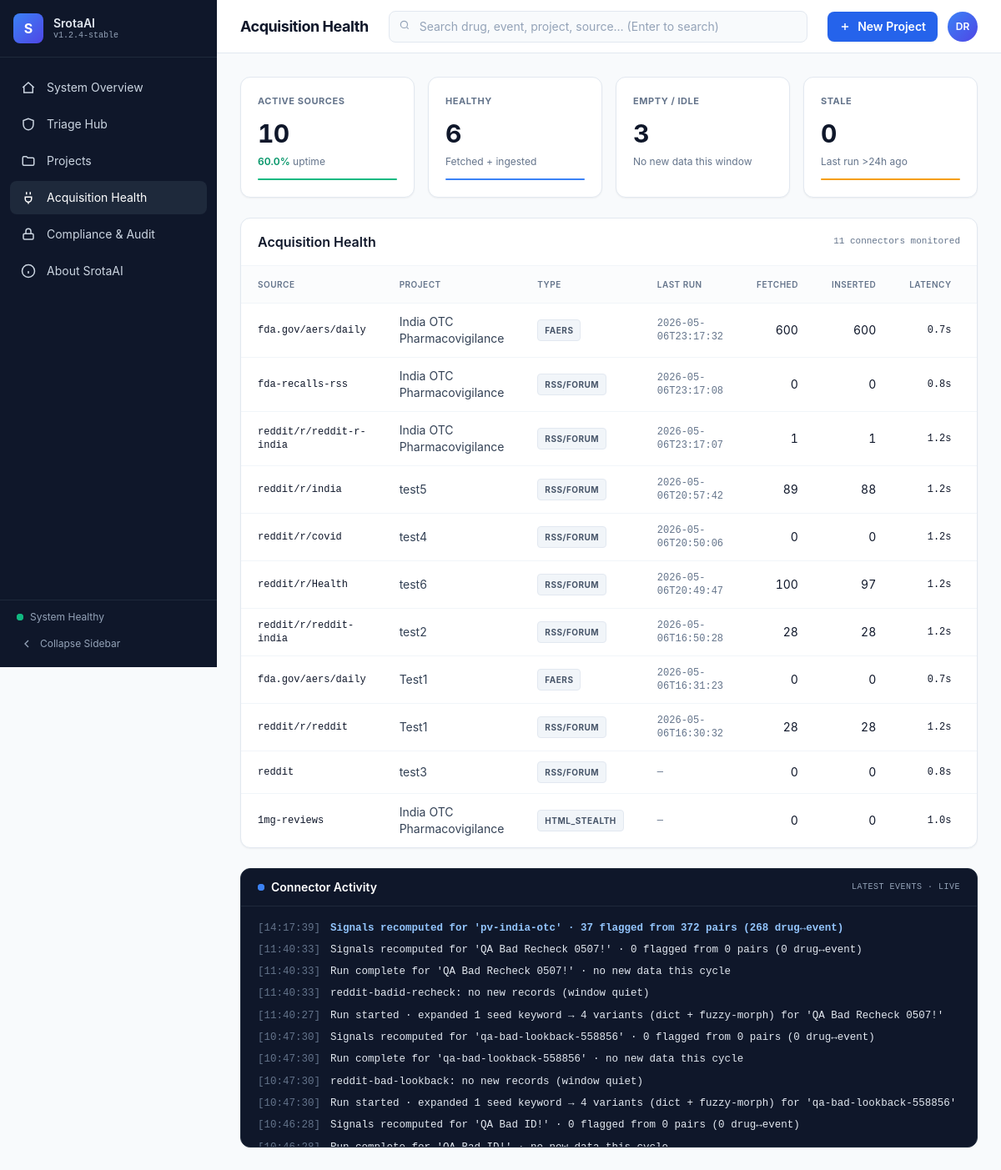
The app's page /sources with its own data.
### tables this page shows
CREATE TABLE watermarks (
    source_id       INTEGER PRIMARY KEY REFERENCES sources(id) ON DELETE CASCADE,
    last_seen_id    TEXT,
    last_seen_ts    TEXT,                 -- ISO-8601 UTC
    last_run_at     TEXT,
    last_fetched    INTEGER NOT NULL DEFAULT 0,
    last_inserted   INTEGER NOT NULL DEFAULT 0
);

CREATE TABLE projects (
    id              TEXT PRIMARY KEY,
    name            TEXT NOT NULL,
    description     TEXT,
    keywords_json   TEXT NOT NULL,        -- JSON list[str]
    time_window_json TEXT NOT NULL,       -- JSON TimeWindow.to_dict()
    config_json     TEXT NOT NULL,        -- full Project._serialisable() snapshot
    created_at      TEXT NOT NULL,
    updated_at      TEXT NOT NULL
, status TEXT NOT NULL DEFAULT 'running', cadence TEXT NOT NULL DEFAULT 'daily', last_started_at TEXT, last_completed_at TEXT);

CREATE TABLE sources (
    id              INTEGER PRIMARY KEY AUTOINCREMENT,
    project_id      TEXT NOT NULL REFERENCES projects(id) ON DELETE CASCADE,
    name            TEXT NOT NULL,
    connector       TEXT NOT NULL,
    params_json     TEXT NOT NULL,
    latency         TEXT NOT NULL,
    time_window_json TEXT,
    enabled         INTEGER NOT NULL DEFAULT 1,
    created_at      TEXT NOT NULL,
    updated_at      TEXT NOT NULL,
    UNIQUE(project_id, name)
);

### srotaai/web/app.py (the view)
@app.get("/sources")
def sources_page(request: Request):
    s = _store()
    try:
        ctx = _common("sources", s)
        ctx.update(
            page_title="Acquisition Health",
            sources=M.source_health(s, limit=200),
            debug_log=M.debug_log(s, limit=14),
        )
        return templates.TemplateResponse(request, "sources.html", ctx)
    finally:
        s.close()

### srotaai/web/templates/sources.html (shortened to what this page needs)
{% extends "base.html" %}
{% import "_macros.html" as ui %}
{% block content %}
<div class="grid grid-cols-1 sm:grid-cols-4 gap-4 mb-6">
  {{ ui.kpi_card('Active Sources',    kpis.sources,    sub_html='<span class="font-semibold text-emerald-600">' ~ kpis.uptime_str ~ '</span> uptime', accent='emerald') }}
  {{ ui.kpi_card('Healthy',           kpis.healthy,    sub_html='Fetched + ingested', accent='blue') }}
  {{ ui.kpi_card('Empty / Idle',      (kpis.empty + kpis.idle),  sub_html='No new data this window', accent='gray') }}
  {{ ui.kpi_card('Stale',             kpis.stale,      sub_html='Last run >24h ago', accent='amber') }}
</div>
<section class="bg-white border border-slate-200 rounded-xl shadow-sm overflow-hidden">
  <header class="px-5 py-4 border-b border-slate-100 flex items-center justify-between">
    <h2 class="font-semibold text-slate-900">Acquisition Health</h2>
    <span class="text-[11px] text-slate-500 font-mono">{{ sources|length }} connectors monitored</span>
  </header>
  <div class="overflow-x-auto">
  <table class="w-full text-sm">
    <thead class="text-[10px] uppercase tracking-wider text-slate-500 bg-slate-50/60">
      <tr>
        <th class="px-5 py-3 text-left font-semibold">Source</th>
        <th class="px-5 py-3 text-left font-semibold">Project</th>
        <th class="px-5 py-3 text-left font-semibold">Type</th>
        <th class="px-5 py-3 text-left font-semibold">Last Run</th>
        <th class="px-5 py-3 text-right font-semibold">Fetched</th>
        <th class="px-5 py-3 text-right font-semibold">Inserted</th>
        <th class="px-5 py-3 text-right font-semibold">Latency</th>
        <th class="px-5 py-3 text-left font-semibold">Status</th>
      </tr>
    </thead>
    <tbody>
      {% for s in sources %}
      <tr class="border-t border-slate-100 hover:bg-slate-50/60">
        <td class="px-5 py-3 font-mono text-xs text-slate-900">{{ s.identifier }}</td>
        <td class="px-5 py-3 text-slate-700">{{ s.project_label }}</td>
        <td class="px-5 py-3">{{ ui.pill(s.type_label, 'gray') }}</td>
        <td class="px-5 py-3 text-xs font-mono text-slate-500">{{ s.last_run_at[:19] if s.last_run_at else '—' }}</td>
        <td class="px-5 py-3 text-right tabular-nums">{{ s.last_fetched or 0 }}</td>
        <td class="px-5 py-3 text-right tabular-nums">{{ s.last_inserted or 0 }}</td>
        <td class="px-5 py-3 text-right tabular-nums font-mono text-xs">{{ s.latency_ms }}</td>
        <td class="px-5 py-3">{{ ui.pill(s.status, s.status_color) }}</td>
      </tr>
      {% else %}
      <tr><td colspan="8" class="px-5 py-8 text-center text-slate-500">No sources configured.</td></tr>
      {% endfor %}
    </tbody>
  </table>
  </div>
</section>
<section class="mt-6 bg-ink text-slate-200 border border-slate-800 rounded-xl shadow-sm overflow-hidden">
  <header class="px-5 py-3 border-b border-slate-800 flex items-center justify-between">
    <div class="flex items-center gap-2">
      <span class="relative flex h-2 w-2">
        <span class="relative inline-flex rounded-full h-2 w-2 bg-blue-500"></span>
      </span>
      <h2 class="font-semibold text-white text-sm">Connector Activity</h2>
    </div>
    <span class="text-[10px] font-mono text-slate-400 uppercase tracking-wider">latest events · live</span>
  </header>
  <div class="px-5 py-4 font-mono text-[12.5px] leading-relaxed space-y-1.5 max-h-72 overflow-y-auto">
    {% for line in debug_log %}
      <div class="flex gap-3">
        <span class="text-slate-500 shrink-0">[{{ line.ts }}]</span>
        <span class="
          {% if line.level=='ready'   %}text-blue-300 font-semibold{% endif %}
          {% if line.level=='info'    %}text-slate-200{% endif %}
        ">{{ line.text }}</span>
      </div>
    {% else %}
      <div class="text-slate-500">No connector events yet — run a project.</div>
    {% endfor %}
  </div>
</section>
{% endblock %}

### srotaai/web/templates/_macros.html (shortened to what this page needs)
{% macro kpi_card(label, value, sub_html='', accent='blue', delta=None, delta_dir='up') %}
<div class="bg-white border border-slate-200 rounded-xl p-5 shadow-sm">
  <div class="flex items-start justify-between">
    <div class="text-[11px] font-bold uppercase tracking-wider text-slate-500">{{ label }}</div>
  </div>
  <div class="mt-3 text-3xl font-bold text-slate-900 tabular-nums tracking-tight truncate" title="{{ value }}">{{ value }}</div>
  {% if sub_html %}<div class="mt-2 text-xs text-slate-500 truncate">{{ sub_html|safe }}</div>{% endif %}
  <div class="mt-3 h-0.5 rounded
    {% if accent=='blue'    %}bg-blue-500{% endif %}
    {% if accent=='emerald' %}bg-emerald-500{% endif %}
    {% if accent=='amber'   %}bg-amber-500{% endif %}
    {% if accent=='indigo'  %}bg-indigo-500{% endif %}"></div>
</div>
{% endmacro %}
{% macro pill(label, color='gray') %}
<span class="inline-flex items-center text-[10px] font-bold uppercase tracking-wider px-2 py-0.5 rounded
  {% if color=='gray'    %}bg-slate-100 text-slate-600 border border-slate-200{% endif %}
  ">{{ label }}</span>
{% endmacro %}

### srotaai/web/static/app.css (style rules this page uses)
html, body { margin: 0; padding: 0; }
html { scroll-behavior: smooth; }

### srotaai/web/templates/base.html (style rules this page uses)
body { font-family:Inter,ui-sans-serif,system-ui,sans-serif }
.font-mono,code,pre { font-family:"JetBrains Mono",ui-monospace,monospace }
html, body { margin: 0; padding: 0; }
body { min-height: 100vh; background: #f8fafc; color: #0f172a; }

### records on screen
watermarks: identifier "fda.gov/aers/daily", project_label "India OTC Pharmacovigilance", label "FAERS", last_run_at "2026-05-06T23:17:32", last_fetched "600", last_inserted "600", latency_ms "0.7s"
watermarks: identifier "fda-recalls-rss", project_label "India OTC Pharmacovigilance", label "RSS/FORUM", last_run_at "2026-05-06T23:17:08", last_fetched "0", last_inserted "0", latency_ms "0.8s"
watermarks: identifier "reddit/r/reddit-r-india", project_label "India OTC Pharmacovigilance", label "RSS/FORUM", last_run_at "2026-05-06T23:17:07", last_fetched "1", last_inserted "1", latency_ms "1.2s"
watermarks: identifier "reddit/r/india", project_label "test5", label "RSS/FORUM", last_run_at "2026-05-06T20:57:42", last_fetched "89", last_inserted "88", latency_ms "1.2s"
watermarks: identifier "reddit/r/covid", project_label "test4", label "RSS/FORUM", last_run_at "2026-05-06T20:50:06", last_fetched "0", last_inserted "0", latency_ms "1.2s"
watermarks: identifier "reddit/r/Health", project_label "test6", label "RSS/FORUM", last_run_at "2026-05-06T20:49:47", last_fetched "100", last_inserted "97", latency_ms "1.2s"
watermarks: identifier "reddit/r/reddit-india", project_label "test2", label "RSS/FORUM", last_run_at "2026-05-06T16:50:28", last_fetched "28", last_inserted "28", latency_ms "1.2s"
watermarks: identifier "fda.gov/aers/daily", project_label "Test1", label "FAERS", last_run_at "2026-05-06T16:31:23", last_fetched "0", last_inserted "0", latency_ms "0.7s"
watermarks: identifier "reddit/r/reddit", project_label "Test1", label "RSS/FORUM", last_run_at "2026-05-06T16:30:32", last_fetched "28", last_inserted "28", latency_ms "1.2s"
sources: identifier "reddit", project_label "test3", label "RSS/FORUM", last_run_at "—", last_fetched "0", last_inserted "0", latency_ms "0.8s"
sources: identifier "1mg-reviews", project_label "India OTC Pharmacovigilance", connector "HTML_STEALTH", last_run_at "—", enabled "0", latency_ms "1.0s"

### other values on screen
{{ label }} "System Overview" "Triage Hub" "Projects" "Acquisition Health" "Compliance & Audit" "About SrotaAI"
{{ page_title or "System Overview" }} "Acquisition Health"
{{ label }} "ACTIVE SOURCES HEALTHY EMPTY / IDLE STALE"
{{ value }} "10 6 3 0"
{{ sub_html|safe }} "60.0% uptime Fetched + ingested No new data this window Last run >24h ago"
{{ sources|length }} "11"
{{ line.ts }} "14:17:39" "11:40:33" "11:40:33" "11:40:33" "11:40:27" "10:47:30" "10:47:30" "10:47:30" "10:47:30" "10:46:28"
{{ line.text }} "Signals recomputed for 'pv-india-otc' · 37 flagged from 372 pairs (268 drug↔event)" "Signals recomputed for 'QA Bad Recheck 0507!' · 0 flagged from 0 pairs (0 drug↔event)" "Run complete for 'QA Bad Recheck 0507!' · no new data this cycle" "reddit-badid-recheck: no new records (window quiet)" "Run started · expanded 1 seed keyword → 4 variants (dict + fuzzy-morph) for 'QA Bad Recheck 0507!'" "Signals recomputed for 'qa-bad-lookback-558856' · 0 flagged from 0 pairs (0 drug↔event)" "Run complete for 'qa-bad-lookback-558856' · no new data this cycle" "reddit-bad-lookback: no new records (window quiet)" "Run started · expanded 1 seed keyword → 4 variants (dict + fuzzy-morph) for 'qa-bad-lookback-558856'" "Signals recomputed for 'QA Bad ID!' · 0 flagged from 0 pairs (0 drug↔event)"
